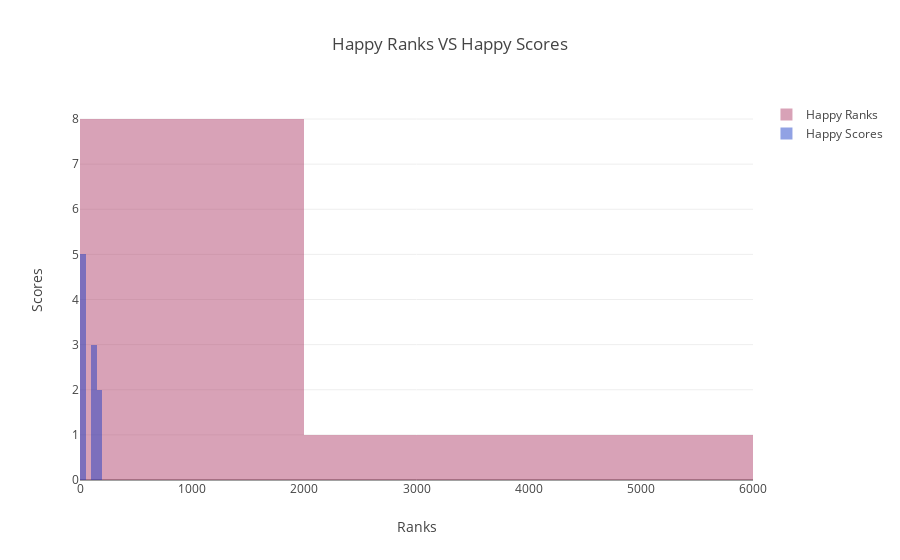

Here is the notebook cell this chart was saved with:
### Code cell
trace1 = go.Histogram(
    x=new_data['Happy Ranks'],
    opacity=0.75,
    name = "Happy Ranks",
    marker=dict(color='rgba(171, 50, 96, 0.6)'))
trace2 = go.Histogram(
    x=new_data['Happy Scores'],
    opacity=0.75,
    name = "Happy Scores",
    marker=dict(color='rgba(12, 50, 196, 0.6)'))

data_new = [trace1, trace2]
layout = go.Layout(barmode='overlay',
                   title=' Happy Ranks VS Happy Scores',
                   xaxis=dict(title='Ranks'),
                   yaxis=dict( title='Scores'),
)
fig = go.Figure(data=data_new, layout=layout)
iplot(fig)
plt.show()

### Figure 1 — Plotly figure (JSON) as saved in the notebook; plotly's stock layout.template omitted (floating-point values rounded to 4 significant figures)
{"data": [{"marker": {"color": "rgba(171, 50, 96, 0.6)"}, "name": "Happy Ranks", "opacity": 0.75, "type": "histogram", "uid": "4e90ac11-f89c-4846-9808-af61824ab8eb", "x": [620, 20, 19, 1552, 1032, 731, 2291, 387, 5116, 792]}, {"marker": {"color": "rgba(12, 50, 196, 0.6)"}, "name": "Happy Scores", "opacity": 0.75, "type": "histogram", "uid": "8074bd97-5505-4c30-962a-123c35b00e44", "x": [140.5, 14.55, 14.57, 108.1, 135.2, 47.86, 154.7, 33.76, 168.1, 32.07]}], "layout": {"barmode": "overlay", "title": {"text": " Happy Ranks VS Happy Scores"}, "xaxis": {"title": {"text": "Ranks"}}, "yaxis": {"title": {"text": "Scores"}}}}
